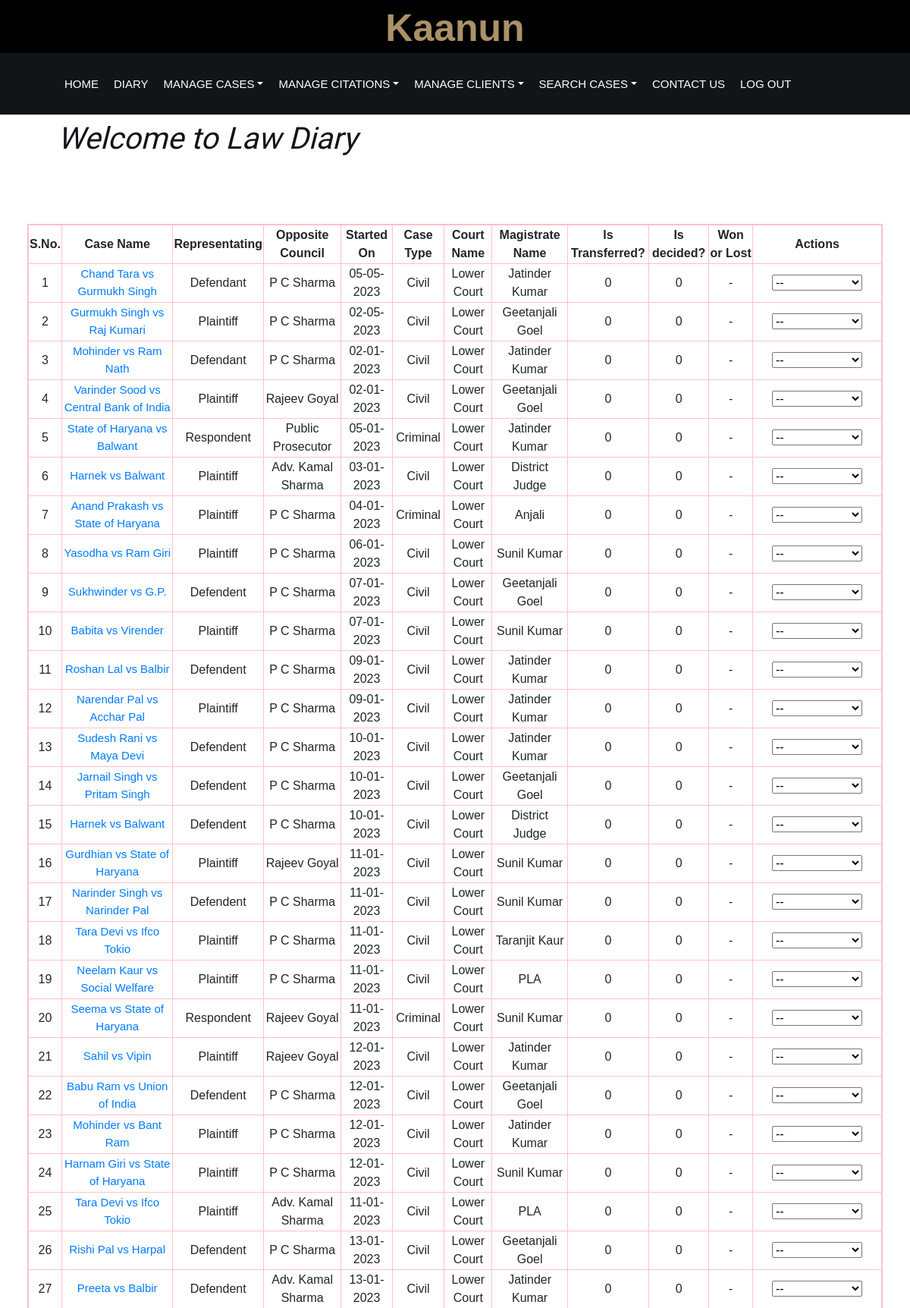
Page /show_cases/case_view.php (signed in, upper part) on the committed database.
### tables this page shows
CREATE TABLE `cases` (
  `caseNum` int(15) NOT NULL,
  `userId` int(15) NOT NULL,
  `firstParty` varchar(500) NOT NULL,
  `secondParty` varchar(500) NOT NULL,
  `whomRepresent` varchar(400) NOT NULL,
  `oppCouncil` varchar(5000) NOT NULL,
  `oppCouncilPhn` varchar(20) NOT NULL,
  `startedOn` date NOT NULL,
  `type` varchar(500) NOT NULL,
  `courtType` varchar(500) NOT NULL,
  `magistrate` int(15) NOT NULL,
  `remarks` varchar(5000) NOT NULL,
  `isTransferred` varchar(30) NOT NULL,
  `isDecided` varchar(30) NOT NULL,
  `status` varchar(30) NOT NULL
);

CREATE TABLE `magistrate` (
  `userid` int(11) NOT NULL,
  `id` int(11) NOT NULL,
  `name` varchar(2000) NOT NULL,
  `datemag` date NOT NULL
);

### show_cases/case_view.php (the view, shortened to what this page needs)
<!DOCTYPE html>
<html>
<head>
    <link href="css/style.css" rel="stylesheet">
    <link href="https://stackpath.bootstrapcdn.com/bootstrap/4.4.1/css/bootstrap.min.css" rel="stylesheet">
    <link href="https://cdnjs.cloudflare.com/ajax/libs/font-awesome/5.10.0/css/all.min.css" rel="stylesheet">
    <link href="lib/animate/animate.min.css" rel="stylesheet">
    <link href="lib/owlcarousel/assets/owl.carousel.min.css" rel="stylesheet">
    <link href="../css/index_style.css" rel="stylesheet">
</head>
<body>
    <div class="wrapper">
        <div class="top-bar">
            <div class="container-fluid">
                <div class="row">
                    <div class="logo">
                        <center>
                            <a href="./index.php" class="link_head">
                                <p>Kaanun</p>
                            </a>
                        </center>
                    </div>
                </div>
            </div>
        </div>
    </div>
    <div class="nav-bar" style="margin:auto">
        <div class="container-fluid">
            <nav class="navbar navbar-expand-lg bg-dark navbar-dark">
                <div class="collapse navbar-collapse justify-content-between" id="navbarCollapse">
                    <div class="navbar-nav mr-auto">
                        <a href="../home.php" class="nav-item nav-link">Home</a>
                        <a href="../diary/dateRetrieve.php" class="nav-item nav-link">Diary</a>
                        <div class="nav-item dropdown">
                            <a href="#" class="nav-link dropdown-toggle" data-toggle="dropdown">Manage Cases</a>
                        </div>
                        <div class="nav-item dropdown">
                            <a href="#" class="nav-link dropdown-toggle" data-toggle="dropdown">Manage Citations</a>
                        </div>
                        <div class="nav-item dropdown">
                            <a href="#" class="nav-link dropdown-toggle" data-toggle="dropdown">Manage Clients</a>
                        </div>
                        <div class="nav-item dropdown">
                            <a href="#" class="nav-link dropdown-toggle" data-toggle="dropdown">Search Cases</a>
                        </div>
                        <a href="../home.php #footer" class="nav-item nav-link">Contact Us</a>
                        <a href="../index.php" class="nav-item nav-link">Log Out</a>
                    </div>
                </div>
            </nav>
        </div>
    </div>
    <nav id="navbar" class="navbar order-last order-lg-4" style="margin-left: 5%;">
        <h3 style="font-family: 'Tangerine', serif; font-size: 40px; display: inline;">Welcome to Law Diary</h3>
    </nav>
    <br><br><br>
    <?php
    $mysqli = new mysqli("localhost", "root", "", "lawdiary");
    $userId = $_SESSION["userID"];
    $sql = "select * from cases A join magistrate B where A.userId=$userId and A.userId=B.userid and A.magistrate=B.id";
    $result = $mysqli->query($sql);
    if ($result->num_rows > 0) { ?>
        <center>
            <table border='1' style="margin-left: 3%; margin-right: 3%;">
                <tr>
                    <th>
                        <center>S.No.</center>
                    </th>
                    <th>
                        <center>Case Name</center>
                    </th>
                    <th>
                        <center>Representating</center>
                    </th>
                    <th>
                        <center>Opposite Council</center>
                    </th>
                    <th>
                        <center>Started On</center>
                    </th>
                    <th>
                        <center>Case Type</center>
                    </th>
                    <th>
                        <center>Court Name</center>
                    </th>
                    <th>
                        <center>Magistrate Name</center>
                    </th>
                    <th>
                        <center>Is Transferred?</center>
                    </th>
                    <th>
                        <center>Is decided?</center>
                    </th>
                    <th>
                        <center>Won or Lost</center>
                    </th>
                    <th>
                        <center>Actions</center>
                    </th>
                </tr>
                <?php
                while ($row = $result->fetch_assoc()) {
                    echo "<tr><td><center>" . $row['caseNum'] . "</center></td>";
                    $vs = ' vs ';
                    $idcase = $row['caseNum'];
                    $caseName = $row['firstParty'] . $vs . $row['secondParty']; ?>
                    <td style="font-size:15px">
                        <center><a href="casedetails_caseview.php?varname=<?php echo $idcase ?>">
                                <?php
                                echo $caseName . "</a></center></td>";
                                echo "<td><center>" . $row['whomRepresent'] . "</center></td>";
                                ?>
                    <td class="oppCoun">
                        <center><?php echo $row['oppCouncil'] ?></center>
                    </td>
                    <?php
                    echo "<td><center>" . date("d-m-Y", strtotime($row['startedOn'])) . "</center></td>";
                    echo "<td><center>" . $row['type'] . "</center></td>";
                    echo "<td><center>" . $row['courtType'] . "</center></td>";
                    echo "<td><center>" . $row['name'] . "</center></td>";
                    echo "<td><center>" . $row['isTransferred'] . "</center></td>";
                    echo "<td><center>" . $row['isDecided'] . "</center></td>";
                    echo "<td><center>" . $row['status'] . "</center></td>";
                    if ($row['isTransferred'] == 0 &&  $row['isDecided'] == 0) {
                    ?>
                        <td>
                            <center>
                                <select name="payment" id="payment" onchange="window.location.href=this.value;" required>
                                    <option value="" selected disabled>--</option>
                                </select>
                            </center>
                        </td>
                    <?php
                    }
                    ?>
                    </tr>
                <?php
                }
            } else {
                ?>
                <center>
                    <h4>No Cases Found</h4>
                </center>
            <?php
            }
            echo "</table></center>";
            ?>
            <br><br><br>
</body>
</html>

### css/style.css (style rules this page uses)
body { color: #666666; background: #ffffff; font-family: 'Roboto', sans-serif; font-weight: 400; }
h1, h2, h3, h4, h5, h6 { font-family: 'EB Garamond', serif; font-weight: 600; font-style: italic; color: #121518; }
a { color: #454545; transition: .3s; }
.wrapper { position: relative; width: 100%; max-width: 1366px; margin: 0 auto; background: #ffffff; }
.top-bar { position: relative; height: 90px; background: #000000; }
.top-bar .logo { padding: 15px 0; text-align: left; overflow: hidden; }
@media (min-width: 992px) { .top-bar { padding: 0 60px; } }
.link_head { text-decoration: none; }
.nav-bar { position: relative; padding: 20px 0; transition: .3s; }
.nav-bar .navbar { height: 100%; padding: 0; }
.navbar-dark .navbar-nav .nav-link, .navbar-dark .navbar-nav .nav-link:focus, .navbar-dark .navbar-nav .nav-link:hover, .navbar-dark .navbar-nav .nav-link.active { padding: 10px 10px 8px 10px; color: #ffffff; }
@media (min-width: 992px) { .nav-bar { padding: 20px 60px; } }
@media (min-width: 992px) { .nav-bar, .nav-bar .navbar { background: #121518 !important; } }
@media (min-width: 992px) { .nav-bar a.nav-link { padding: 8px 15px; font-size: 15px; text-transform: uppercase; } }

### css/index_style.css (style rules this page uses)
html { overflow-x: hidden; max-width: 100%; }
body { margin: 0; padding: 0; font-family: sans-serif; background: url() no-repeat; background-size: cover; overflow-x: hidden; max-width: 100%; }
.wrapper { position: relative; width: 100%; margin: 0 auto; background: #ffffff; }
.top-bar { position: relative; height: 70px; background: #000000; text-align: center; display: block; width: 100%; margin: auto; }
.top-bar .logo { padding: 10px 0; text-align: center; overflow: hidden; display: block; margin: auto; }
.top-bar .logo p { color: #aa9166; font-size: 50px; line-height: 55px; font-weight: 800; text-align: center; float: center; display: block; margin: auto; }
.link_head { text-decoration: none; margin: auto; }
.nav-bar { position: relative; padding: 20px 0; transition: .3s; }
.nav-bar .navbar { height: 100%; padding: 0; }
.navbar-dark .navbar-nav .nav-link, .navbar-dark .navbar-nav .nav-link:focus, .navbar-dark .navbar-nav .nav-link:hover, .navbar-dark .navbar-nav .nav-link.active { padding: 10px 10px 8px 10px; color: #ffffff; }
@media (min-width: 992px) { .nav-bar { padding: 20px 60px; } }
@media (min-width: 992px) { .nav-bar, .nav-bar .navbar { background: #121518 !important; } }
@media (min-width: 992px) { .nav-bar a.nav-link { padding: 8px 15px; font-size: 15px; text-transform: uppercase; } }

### show_cases/case_view.php (style rules this page uses)
table { border-style: solid; border-width: 2px; border-color: pink; }
.oppCoun { position: relative; }

### rows in the picture
cases: caseNum "1", caseName "Chand Tara vs Gurmukh Singh", whomRepresent "Defendant", oppCouncil "P C Sharma", startedOn "05-05-2023", type "Civil", courtType "Lower Court", magistrate.name "Jatinder Kumar", isTransferred "0", isDecided "0", status "-"
cases: caseNum "2", caseName "Gurmukh Singh vs Raj Kumari", whomRepresent "Plaintiff", oppCouncil "P C Sharma", startedOn "02-05-2023", type "Civil", courtType "Lower Court", magistrate.name "Geetanjali Goel", isTransferred "0", isDecided "0", status "-"
cases: caseNum "3", caseName "Mohinder vs Ram Nath", whomRepresent "Defendant", oppCouncil "P C Sharma", startedOn "02-01-2023", type "Civil", courtType "Lower Court", magistrate.name "Jatinder Kumar", isTransferred "0", isDecided "0", status "-"
cases: caseNum "4", caseName "Varinder Sood vs Central Bank of India", whomRepresent "Plaintiff", oppCouncil "Rajeev Goyal", startedOn "02-01-2023", type "Civil", courtType "Lower Court", magistrate.name "Geetanjali Goel", isTransferred "0", isDecided "0", status "-"
cases: caseNum "5", caseName "State of Haryana vs Balwant", whomRepresent "Respondent", oppCouncil "Public Prosecutor", startedOn "05-01-2023", type "Criminal", courtType "Lower Court", magistrate.name "Jatinder Kumar", isTransferred "0", isDecided "0", status "-"
cases: caseNum "6", caseName "Harnek vs Balwant", whomRepresent "Plaintiff", oppCouncil "Adv. Kamal Sharma", startedOn "03-01-2023", type "Civil", courtType "Lower Court", magistrate.name "District Judge", isTransferred "0", isDecided "0", status "-"
cases: caseNum "7", caseName "Anand Prakash vs State of Haryana", whomRepresent "Plaintiff", oppCouncil "P C Sharma", startedOn "04-01-2023", type "Criminal", courtType "Lower Court", magistrate.name "Anjali", isTransferred "0", isDecided "0", status "-"
cases: caseNum "8", caseName "Yasodha vs Ram Giri", whomRepresent "Plaintiff", oppCouncil "P C Sharma", startedOn "06-01-2023", type "Civil", courtType "Lower Court", magistrate.name "Sunil Kumar", isTransferred "0", isDecided "0", status "-"
cases: caseNum "9", caseName "Sukhwinder vs G.P.", whomRepresent "Defendent", oppCouncil "P C Sharma", startedOn "07-01-2023", type "Civil", courtType "Lower Court", magistrate.name "Geetanjali Goel", isTransferred "0", isDecided "0", status "-"
cases: caseNum "10", caseName "Babita vs Virender", whomRepresent "Plaintiff", oppCouncil "P C Sharma", startedOn "07-01-2023", type "Civil", courtType "Lower Court", magistrate.name "Sunil Kumar", isTransferred "0", isDecided "0", status "-"
cases: caseNum "11", caseName "Roshan Lal vs Balbir", whomRepresent "Defendent", oppCouncil "P C Sharma", startedOn "09-01-2023", type "Civil", courtType "Lower Court", magistrate.name "Jatinder Kumar", isTransferred "0", isDecided "0", status "-"
cases: caseNum "12", caseName "Narendar Pal vs Acchar Pal", whomRepresent "Plaintiff", oppCouncil "P C Sharma", startedOn "09-01-2023", type "Civil", courtType "Lower Court", magistrate.name "Jatinder Kumar", isTransferred "0", isDecided "0", status "-"
cases: caseNum "13", caseName "Sudesh Rani vs Maya Devi", whomRepresent "Defendent", oppCouncil "P C Sharma", startedOn "10-01-2023", type "Civil", courtType "Lower Court", magistrate.name "Jatinder Kumar", isTransferred "0", isDecided "0", status "-"
cases: caseNum "14", caseName "Jarnail Singh vs Pritam Singh", whomRepresent "Defendent", oppCouncil "P C Sharma", startedOn "10-01-2023", type "Civil", courtType "Lower Court", magistrate.name "Geetanjali Goel", isTransferred "0", isDecided "0", status "-"
cases: caseNum "15", caseName "Harnek vs Balwant", whomRepresent "Defendent", oppCouncil "P C Sharma", startedOn "10-01-2023", type "Civil", courtType "Lower Court", magistrate.name "District Judge", isTransferred "0", isDecided "0", status "-"
cases: caseNum "16", caseName "Gurdhian vs State of Haryana", whomRepresent "Plaintiff", oppCouncil "Rajeev Goyal", startedOn "11-01-2023", type "Civil", courtType "Lower Court", magistrate.name "Sunil Kumar", isTransferred "0", isDecided "0", status "-"
cases: caseNum "17", caseName "Narinder Singh vs Narinder Pal", whomRepresent "Defendent", oppCouncil "P C Sharma", startedOn "11-01-2023", type "Civil", courtType "Lower Court", magistrate.name "Sunil Kumar", isTransferred "0", isDecided "0", status "-"
cases: caseNum "18", caseName "Tara Devi vs Ifco Tokio", whomRepresent "Plaintiff", oppCouncil "P C Sharma", startedOn "11-01-2023", type "Civil", courtType "Lower Court", magistrate.name "Taranjit Kaur", isTransferred "0", isDecided "0", status "-"
cases: caseNum "19", caseName "Neelam Kaur vs Social Welfare", whomRepresent "Plaintiff", oppCouncil "P C Sharma", startedOn "11-01-2023", type "Civil", courtType "Lower Court", magistrate.name "PLA", isTransferred "0", isDecided "0", status "-"
cases: caseNum "20", caseName "Seema vs State of Haryana", whomRepresent "Respondent", oppCouncil "Rajeev Goyal", startedOn "11-01-2023", type "Criminal", courtType "Lower Court", magistrate.name "Sunil Kumar", isTransferred "0", isDecided "0", status "-"
cases: caseNum "21", caseName "Sahil vs Vipin", whomRepresent "Plaintiff", oppCouncil "Rajeev Goyal", startedOn "12-01-2023", type "Civil", courtType "Lower Court", magistrate.name "Jatinder Kumar", isTransferred "0", isDecided "0", status "-"
cases: caseNum "22", caseName "Babu Ram vs Union of India", whomRepresent "Defendent", oppCouncil "P C Sharma", startedOn "12-01-2023", type "Civil", courtType "Lower Court", magistrate.name "Geetanjali Goel", isTransferred "0", isDecided "0", status "-"
cases: caseNum "23", caseName "Mohinder vs Bant Ram", whomRepresent "Plaintiff", oppCouncil "P C Sharma", startedOn "12-01-2023", type "Civil", courtType "Lower Court", magistrate.name "Jatinder Kumar", isTransferred "0", isDecided "0", status "-"
cases: caseNum "24", caseName "Harnam Giri vs State of Haryana", whomRepresent "Plaintiff", oppCouncil "P C Sharma", startedOn "12-01-2023", type "Civil", courtType "Lower Court", magistrate.name "Sunil Kumar", isTransferred "0", isDecided "0", status "-"
cases: caseNum "25", caseName "Tara Devi vs Ifco Tokio", whomRepresent "Plaintiff", oppCouncil "Adv. Kamal Sharma", startedOn "11-01-2023", type "Civil", courtType "Lower Court", magistrate.name "PLA", isTransferred "0", isDecided "0", status "-"
cases: caseNum "26", caseName "Rishi Pal vs Harpal", whomRepresent "Defendent", oppCouncil "P C Sharma", startedOn "13-01-2023", type "Civil", courtType "Lower Court", magistrate.name "Geetanjali Goel", isTransferred "0", isDecided "0", status "-"
cases: caseNum "27", caseName "Preeta vs Balbir", whomRepresent "Defendent", oppCouncil "Adv. Kamal Sharma", startedOn "13-01-2023", type "Civil", courtType "Lower Court", magistrate.name "Jatinder Kumar", isTransferred "0", isDecided "0", status "-"
